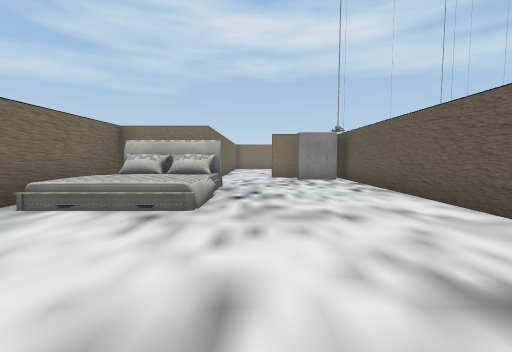
[1] (above)

16 first-person views from a walk through a scene from a Unity 3-D project. The camera is 1.5 m above the floor, tilts 4° down and sees 90° across. The floor is counted in squares, 2 m on a side. Each view is taken from the middle of a square. On the plan, view 1 faces up. The plan holds only what a view shows up to about 9 squares ahead; the rest is blank. The place goes on beyond the plan. The player is left out. Some animated figures are left out. Door leaves are left out, so doorways stand open. Some surface patterns are stand-ins.

[2]
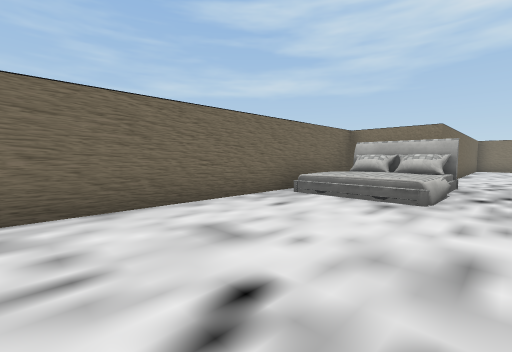

[3]
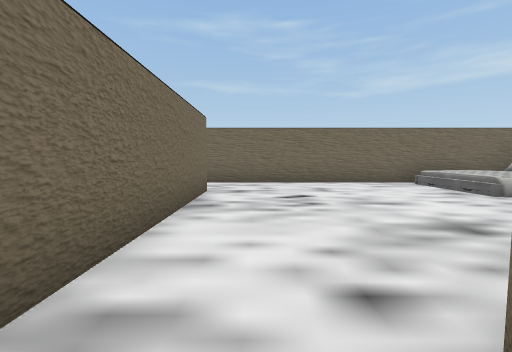

[4]
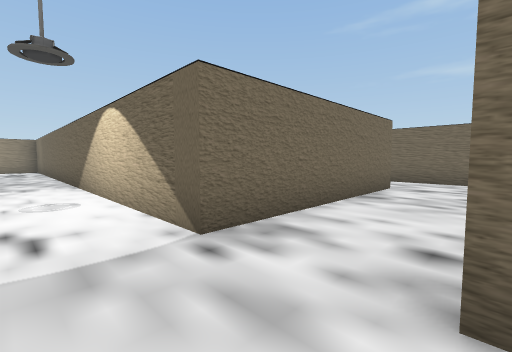

[5]
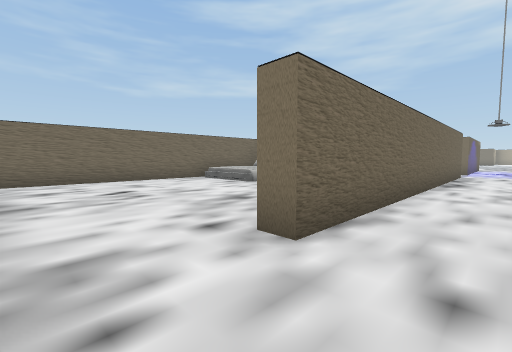

[6]
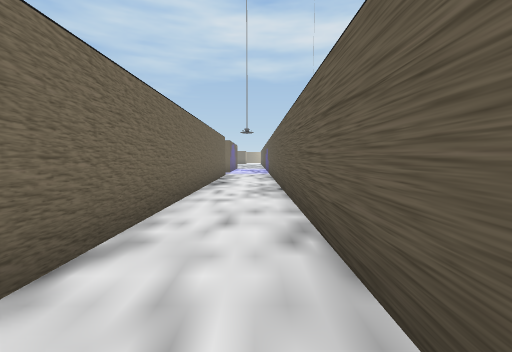

[7]
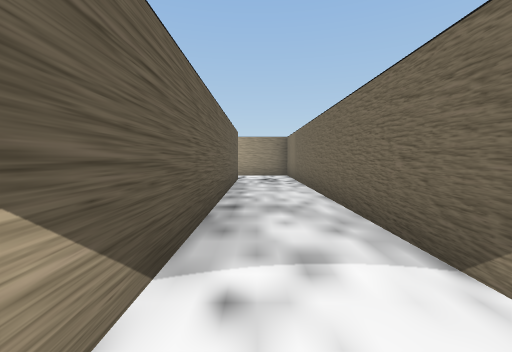

[8]
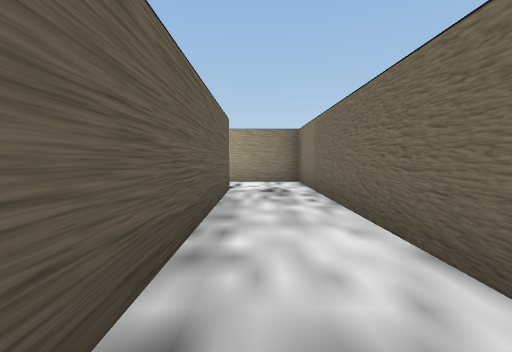

[9]
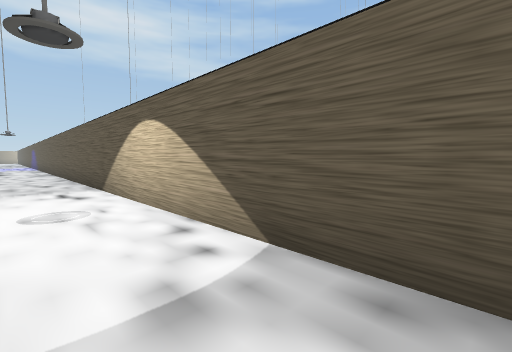

[10]
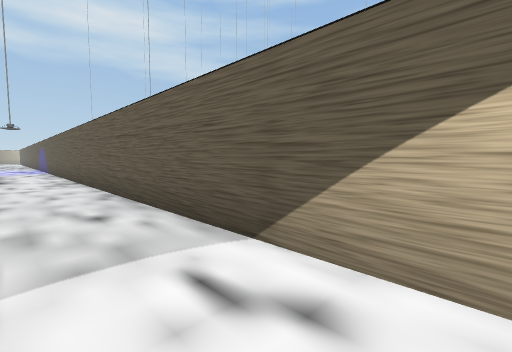

[11]
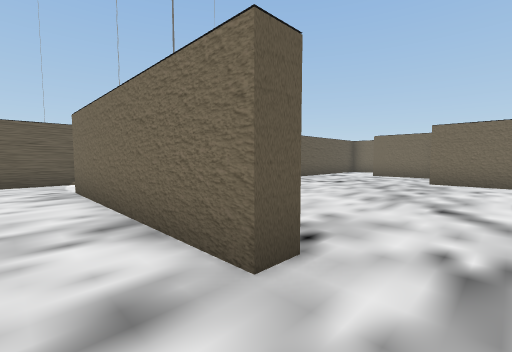

[12]
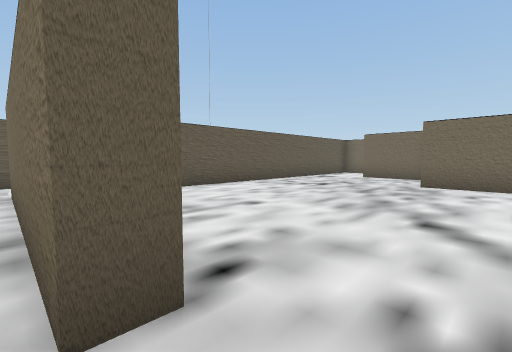

[13]
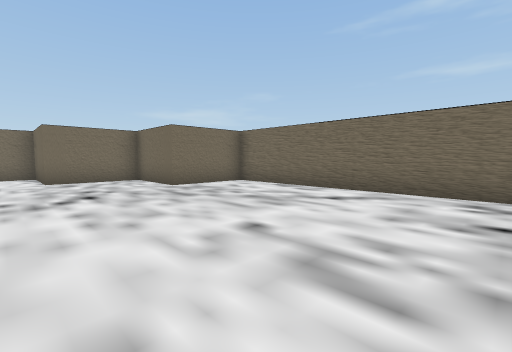

[14]
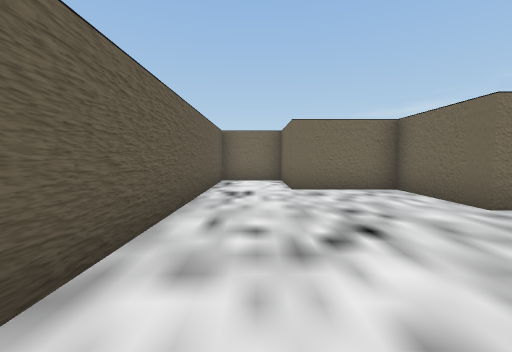

[15]
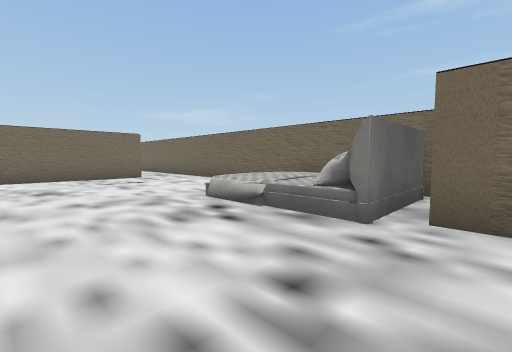

[16]
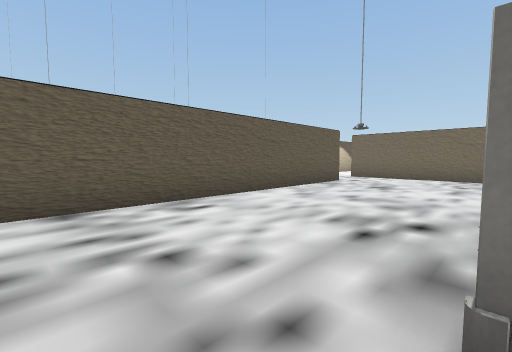

### Floor plan
Ten units are one square. View 1 is at (0, 0); x grows to the right and y downward. Boxes are objects, and circles mark ways between rooms. Rooms are numbered by the first view taken in them; rooms with no view inside come last. Other rooms are left out.
<svg viewBox="-44 -90 109 266">
<path fill="none" stroke="#000" d="M-9 -67 -35 -67M31 1 31 -85M-35 -69 -9 -69M-14 -81 -14 -74M-39 -74 -39 26M-19 28 -19 21 26 21M-10 -37 -15 -37M-24 -37 -34 -38M26 21 36 21 36 171 59 171M56 151 56 -76M36 -85 36 1 31 1M-39 26 -39 96 -14 96 -14 121 11 121 11 146 31 146 31 52"/>
<rect x="-35" y="-65" width="10" height="10" fill="#bbb"><title>pillow</title></rect>
<rect x="-25" y="-65" width="20" height="10" fill="#bbb"><title>pillow</title></rect>
<circle cx="30" cy="10" r="3" fill="#2a7"/>
<circle cx="-25" cy="20" r="3" fill="#2a7"/>
<text x="0" y="-30">1</text>
<text x="40" y="40">2</text>
<text x="0" y="70">3</text>
</svg>
Room 1 opens to room 2. Room 1 opens to room 3.

Where each view was taken, in squares from view 1:
view 1: 0 up, 0 right, facing up
view 2: 1 down, 0 right, facing up-left
view 3: 1 down, 4 right, facing left
view 4: 0 up, 5 right, facing down-left
view 5: 2 down, 5 right, facing up-left
view 6: 1 down, 5 right, facing up
view 7: 6 down, 5 right, facing down
view 8: 9 down, 5 right, facing down
view 9: 9 down, 4 right, facing up-right
view 10: 4 down, 4 right, facing up-right
view 11: 1 down, 3 left, facing down-right
view 12: 2 down, 3 left, facing down-right
view 13: 3 down, 2 right, facing down-left
view 14: 6 down, 2 right, facing down
view 15: 8 up, 2 right, facing down-left
view 16: 8 up, 1 left, facing down-right
